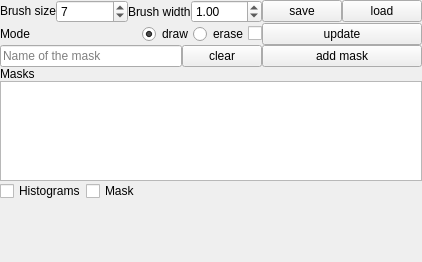
         <widget class="QDockWidget" name="dockWidget_4">
          <property name="sizePolicy">
           <sizepolicy hsizetype="Minimum" vsizetype="MinimumExpanding">
            <horstretch>0</horstretch>
            <verstretch>0</verstretch>
           </sizepolicy>
          </property>
          <property name="minimumSize">
           <size>
            <width>422</width>
            <height>262</height>
           </size>
          </property>
          <property name="floating">
           <bool>false</bool>
          </property>
          <property name="features">
           <set>QDockWidget::DockWidgetFloatable|QDockWidget::DockWidgetMovable</set>
          </property>
          <property name="allowedAreas">
           <set>Qt::AllDockWidgetAreas</set>
          </property>
          <property name="windowTitle">
           <string>Pixel selection</string>
          </property>
          <widget class="QWidget" name="dockWidgetContents_4">
           <property name="sizePolicy">
            <sizepolicy hsizetype="Preferred" vsizetype="Minimum">
             <horstretch>0</horstretch>
             <verstretch>0</verstretch>
            </sizepolicy>
           </property>
           <layout class="QVBoxLayout" name="verticalLayout_13">
            <property name="spacing">
             <number>0</number>
            </property>
            <property name="leftMargin">
             <number>0</number>
            </property>
            <property name="topMargin">
             <number>0</number>
            </property>
            <property name="rightMargin">
             <number>0</number>
            </property>
            <property name="bottomMargin">
             <number>0</number>
            </property>
            <item>
             <layout class="QGridLayout" name="gridLayout_2">
              <property name="spacing">
               <number>0</number>
              </property>
              <item row="4" column="2" colspan="2">
               <widget class="QPushButton" name="pushButton_11">
                <property name="sizePolicy">
                 <sizepolicy hsizetype="Minimum" vsizetype="Fixed">
                  <horstretch>0</horstretch>
                  <verstretch>0</verstretch>
                 </sizepolicy>
                </property>
                <property name="toolTip">
                 <string>&lt;html&gt;&lt;head/&gt;&lt;body&gt;&lt;p&gt;Add the current selected pixel mask to the list of masks.&lt;/p&gt;&lt;/body&gt;&lt;/html&gt;</string>
                </property>
                <property name="text">
                 <string>add mask</string>
                </property>
               </widget>
              </item>
              <item row="0" column="3">
               <widget class="QPushButton" name="pushButton_3">
                <property name="sizePolicy">
                 <sizepolicy hsizetype="Fixed" vsizetype="Fixed">
                  <horstretch>0</horstretch>
                  <verstretch>0</verstretch>
                 </sizepolicy>
                </property>
                <property name="toolTip">
                 <string>Load a pixel selection mask.</string>
                </property>
                <property name="text">
                 <string>load</string>
                </property>
               </widget>
              </item>
              <item row="2" column="2" colspan="2">
               <widget class="QPushButton" name="pushButton_4">
                <property name="sizePolicy">
                 <sizepolicy hsizetype="Minimum" vsizetype="Fixed">
                  <horstretch>0</horstretch>
                  <verstretch>0</verstretch>
                 </sizepolicy>
                </property>
                <property name="toolTip">
                 <string>Update the fluorescence observables using the current selection.</string>
                </property>
                <property name="text">
                 <string>update</string>
                </property>
               </widget>
              </item>
              <item row="4" column="0">
               <widget class="QLineEdit" name="lineEdit_5">
                <property name="sizePolicy">
                 <sizepolicy hsizetype="Minimum" vsizetype="Fixed">
                  <horstretch>0</horstretch>
                  <verstretch>0</verstretch>
                 </sizepolicy>
                </property>
                <property name="toolTip">
                 <string>The name of the mask</string>
                </property>
                <property name="text">
                 <string/>
                </property>
                <property name="placeholderText">
                 <string>Name of the mask</string>
                </property>
               </widget>
              </item>
              <item row="0" column="2">
               <widget class="QPushButton" name="pushButton_2">
                <property name="sizePolicy">
                 <sizepolicy hsizetype="Fixed" vsizetype="Fixed">
                  <horstretch>0</horstretch>
                  <verstretch>0</verstretch>
                 </sizepolicy>
                </property>
                <property name="toolTip">
                 <string>Save the pixel selection mask.</string>
                </property>
                <property name="text">
                 <string>save</string>
                </property>
               </widget>
              </item>
              <item row="4" column="1">
               <widget class="QPushButton" name="pushButton_6">
                <property name="sizePolicy">
                 <sizepolicy hsizetype="Fixed" vsizetype="Fixed">
                  <horstretch>0</horstretch>
                  <verstretch>0</verstretch>
                 </sizepolicy>
                </property>
                <property name="toolTip">
                 <string>Clear the pixel selection mask.</string>
                </property>
                <property name="text">
                 <string>clear</string>
                </property>
               </widget>
              </item>
              <item row="2" column="0" colspan="2">
               <layout class="QHBoxLayout" name="horizontalLayout_4">
                <item>
                 <widget class="QLabel" name="label_17">
                  <property name="text">
                   <string>Mode</string>
                  </property>
                 </widget>
                </item>
                <item>
                 <widget class="QRadioButton" name="radioButton">
                  <property name="sizePolicy">
                   <sizepolicy hsizetype="Fixed" vsizetype="Fixed">
                    <horstretch>0</horstretch>
                    <verstretch>0</verstretch>
                   </sizepolicy>
                  </property>
                  <property name="toolTip">
                   <string>&lt;html&gt;&lt;head/&gt;&lt;body&gt;&lt;p&gt;Use the mouse as a brush to select pixels in the image.&lt;/p&gt;&lt;/body&gt;&lt;/html&gt;</string>
                  </property>
                  <property name="text">
                   <string>draw</string>
                  </property>
                  <property name="checked">
                   <bool>true</bool>
                  </property>
                 </widget>
                </item>
                <item>
                 <widget class="QRadioButton" name="radioButton_2">
                  <property name="sizePolicy">
                   <sizepolicy hsizetype="Fixed" vsizetype="Fixed">
                    <horstretch>0</horstretch>
                    <verstretch>0</verstretch>
                   </sizepolicy>
                  </property>
                  <property name="toolTip">
                   <string>&lt;html&gt;&lt;head/&gt;&lt;body&gt;&lt;p&gt;Use the mouse to deselect pixels in the image.&lt;/p&gt;&lt;/body&gt;&lt;/html&gt;</string>
                  </property>
                  <property name="text">
                   <string>erase</string>
                  </property>
                 </widget>
                </item>
                <item>
                 <widget class="QCheckBox" name="checkBox_4">
                  <property name="sizePolicy">
                   <sizepolicy hsizetype="Fixed" vsizetype="Fixed">
                    <horstretch>0</horstretch>
                    <verstretch>0</verstretch>
                   </sizepolicy>
                  </property>
                  <property name="toolTip">
                   <string>&lt;html&gt;&lt;head/&gt;&lt;body&gt;&lt;p&gt;If this is checked the selected fluorescence decay is plotted/updated when a selection is made.&lt;/p&gt;&lt;/body&gt;&lt;/html&gt;</string>
                  </property>
                  <property name="text">
                   <string/>
                  </property>
                 </widget>
                </item>
               </layout>
              </item>
              <item row="0" column="0" colspan="2">
               <layout class="QHBoxLayout" name="horizontalLayout_6">
                <item>
                 <widget class="QLabel" name="label_3">
                  <property name="sizePolicy">
                   <sizepolicy hsizetype="Fixed" vsizetype="Fixed">
                    <horstretch>0</horstretch>
                    <verstretch>0</verstretch>
                   </sizepolicy>
                  </property>
                  <property name="text">
                   <string>Brush size</string>
                  </property>
                 </widget>
                </item>
                <item>
                 <widget class="QSpinBox" name="spinBox_2">
                  <property name="sizePolicy">
                   <sizepolicy hsizetype="Minimum" vsizetype="Fixed">
                    <horstretch>0</horstretch>
                    <verstretch>0</verstretch>
                   </sizepolicy>
                  </property>
                  <property name="maximum">
                   <number>4096</number>
                  </property>
                  <property name="value">
                   <number>7</number>
                  </property>
                 </widget>
                </item>
                <item>
                 <widget class="QLabel" name="label_20">
                  <property name="sizePolicy">
                   <sizepolicy hsizetype="Fixed" vsizetype="Preferred">
                    <horstretch>0</horstretch>
                    <verstretch>0</verstretch>
                   </sizepolicy>
                  </property>
                  <property name="text">
                   <string>Brush width</string>
                  </property>
                 </widget>
                </item>
                <item>
                 <widget class="QDoubleSpinBox" name="doubleSpinBox">
                  <property name="value">
                   <double>1.000000000000000</double>
                  </property>
                 </widget>
                </item>
               </layout>
              </item>
             </layout>
            </item>
            <item>
             <layout class="QVBoxLayout" name="verticalLayout_12">
              <property name="spacing">
               <number>0</number>
              </property>
              <item>
               <widget class="QLabel" name="label_13">
                <property name="sizePolicy">
                 <sizepolicy hsizetype="Fixed" vsizetype="Fixed">
                  <horstretch>0</horstretch>
                  <verstretch>0</verstretch>
                 </sizepolicy>
                </property>
                <property name="text">
                 <string>Masks</string>
                </property>
               </widget>
              </item>
              <item>
               <widget class="QListWidget" name="listWidget">
                <property name="sizePolicy">
                 <sizepolicy hsizetype="Minimum" vsizetype="Minimum">
                  <horstretch>0</horstretch>
                  <verstretch>0</verstretch>
                 </sizepolicy>
                </property>
                <property name="minimumSize">
                 <size>
                  <width>0</width>
                  <height>0</height>
                 </size>
                </property>
                <property name="maximumSize">
                 <size>
                  <width>16777215</width>
                  <height>100</height>
                 </size>
                </property>
                <property name="toolTip">
                 <string>List of pixel masks. Double click to remove a pixel mask.</string>
                </property>
               </widget>
              </item>
              <item>
               <layout class="QHBoxLayout" name="horizontalLayout_7">
                <item>
                 <widget class="QCheckBox" name="checkBox_3">
                  <property name="text">
                   <string>Histograms</string>
                  </property>
                 </widget>
                </item>
                <item>
                 <widget class="QCheckBox" name="checkBox">
                  <property name="text">
                   <string>Mask</string>
                  </property>
                 </widget>
                </item>
                <item>
                 <spacer name="horizontalSpacer_2">
                  <property name="orientation">
                   <enum>Qt::Horizontal</enum>
                  </property>
                  <property name="sizeHint" stdset="0">
                   <size>
                    <width>40</width>
                    <height>20</height>
                   </size>
                  </property>
                 </spacer>
                </item>
               </layout>
              </item>
             </layout>
            </item>
            <item>
             <spacer name="verticalSpacer_2">
              <property name="orientation">
               <enum>Qt::Vertical</enum>
              </property>
              <property name="sizeHint" stdset="0">
               <size>
                <width>20</width>
                <height>5</height>
               </size>
              </property>
             </spacer>
            </item>
           </layout>
          </widget>
         </widget>
